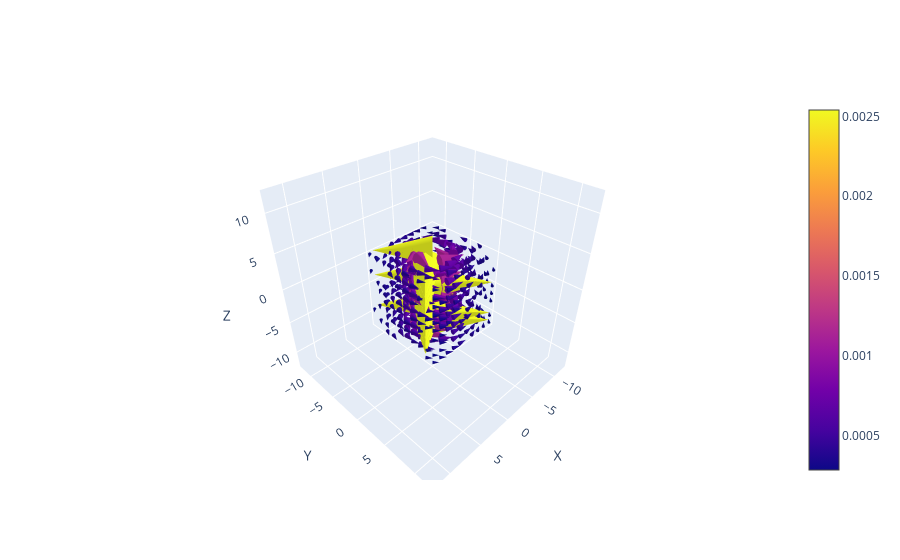

The cell this chart's notebook holds for it:
### Code cell
x_samples_wire, y_samples_wire, z_samples_wire, Bx_samples_wire, By_samples_wire, Bz_samples_wire = sample_field(
    x_wire, y_wire, z_wire, fields_x_wire, fields_y_wire, fields_z_wire, n_samples=500
)
plotter.plotter(x_samples_wire, y_samples_wire, z_samples_wire, Bx_samples_wire, By_samples_wire, Bz_samples_wire)

### Figure 1 — Plotly figure (JSON) as saved in the notebook; plotly's stock layout.template omitted (floating-point values rounded to 4 significant figures; data arrays with more than 128 entries replaced by an {"elided": "..."} marker saying what was removed)
{"data": [{"anchor": "tail", "sizemode": "scaled", "sizeref": 2, "type": "cone", "u": {"elided": "500 float values"}, "v": {"elided": "500 float values"}, "w": {"elided": "500 float values"}, "x": {"elided": "500 float values"}, "y": {"elided": "500 float values"}, "z": {"elided": "500 float values"}}], "layout": {"scene": {"xaxis": {"title": {"text": "X"}}, "yaxis": {"title": {"text": "Y"}}, "zaxis": {"title": {"text": "Z"}}}}}
